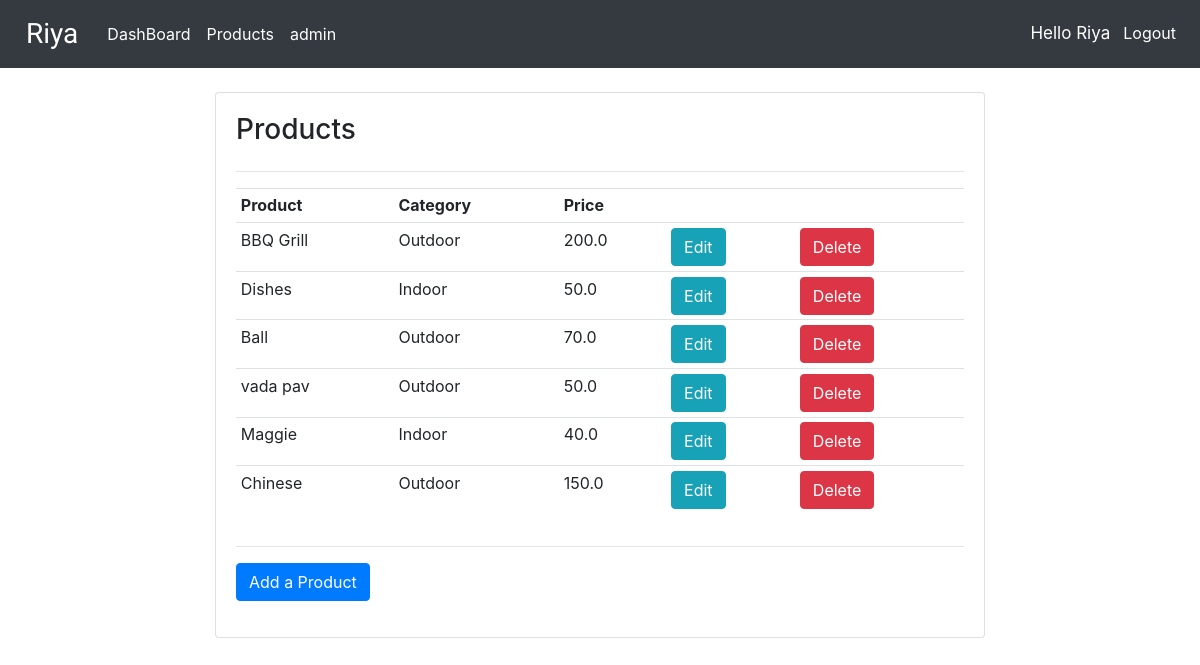
Screenshot of /products/ (signed in) with the database file from the repository.
### accounts/models.py (models this page shows, shortened)
class Product(models.Model):
    CATEGORY = (
        ('Indoor', 'Indoor'),
        ('Outdoor', 'Outdoor')
    )
    name = models.CharField(max_length=25, null=True)
    price = models.FloatField(null=True)
    category = models.CharField(max_length=25, null=True, choices=CATEGORY)
    discription = models.TextField(max_length=500, null=True, blank=True)
    date_created = models.DateTimeField(auto_now_add=True, null=True)
    tags = models.ManyToManyField(Tag)

### accounts/decorators.py (the view)
        def wrapper_func(request, *args, **kwargs):
            group = None
            if request.user.groups.exists():
                group = request.user.groups.all()[0].name
            if group in allowed_roles:
                return view_func(request, *args, **kwargs)
            else:
                return redirect('accounts:user')

### accounts/views.py (called while the page is built)
@login_required(login_url='accounts:login')
@allowed_users(allowed_roles=['admin'])
def products(request):
    products = Product.objects.all()
    context={'products':products}
    return render(request, 'accounts/products.html', context)

### accounts/templates/accounts/products.html
{% extends "accounts/base.html" %}
{% block content %}
  <br>
  <div class="row">
    <div class="col-md-2">
    </div>
    <div class="col-md-8">
      <div class="card card-body">
        <h3>Products</h3>
        <hr>
        <table class="table table-hover table-sm">
          <tr>
            <th>Product</th>
            <th>Category</th>
            <th>Price</th>
            <th></th>
            <th></th>
          </tr>
          {% for prod in products %}
            <tr>
              <td>{{ prod.name }}</td>
              <td>{{ prod.category }}</td>
              <td>{{ prod.price }}</td>
              <td><a class="btn btn-info btn-md" href="{% url 'accounts:update_product' prod.id %}">Edit</a></td>
              <td><a class="btn btn-danger btn-md" href="{% url 'accounts:delete_product' prod.id %}">Delete</a></td>
            </tr>
          {% endfor %}
        </table>
        <hr>
        <p><a class="btn btn-primary" href="{% url 'accounts:create_product' %}">Add a Product</a></p>
      </div>
    </div>
    <div class="col-md-2">
    </div>
  </div>
{% endblock %}

### accounts/templates/accounts/base.html (shortened to what this page needs)
<!DOCTYPE html>
{% load static %}
{% load bootstrap4 %}
<html lang="en" dir="ltr">
  <head>
    <link rel="stylesheet" href="{% static 'css/main.css' %}">
    <link rel="stylesheet" href="https://cdn.jsdelivr.net/npm/bootstrap@4.6.0/dist/css/bootstrap.min.css">
  </head>
  <body>
    <nav class="navbar sticky-top navbar-expand-lg navbar-dark bg-dark">
      <span class="navbar-brand mb-0 h1">Riya</span>
      <div class="collapse navbar-collapse" id="navbarNav">
        <ul class="navbar-nav">
          {% if request.user.is_staff %}
            <li class="nav-item active">
              <a class="nav-link" href="{% url 'accounts:home' %}">DashBoard</a>
            </li>
            <li class="nav-item active">
              <a class="nav-link" href="{% url 'accounts:products' %}">Products</a>
            </li>
            <li class="nav-item active">
              <a class="nav-link" href="{% url 'admin:index' %}">admin</a>
            </li>
          {% else %}
            <li class="nav-item active">
              <a class="nav-link" href="{% url 'accounts:account' %}">Settings</a>
            </li>
          {% endif %}
        </ul>
        <ul class="navbar-nav ml-auto">
          <li class="nav-item active">
            <span class="navbar-text" style="color: #fff;font-size: 17px;margin-right: 5px;">Hello {{ request.user }}</span>
          </li>
          <li class="nav-item active">
            <a class="nav-link" href="{% url 'accounts:logout' %}">Logout</a>
          </li>
        </ul>
      </div>
    </nav>
    <div class="container-fluid">
      {% block content %}
      {% endblock %}
    </div>
  </body>
</html>

### static/css/main.css (style rules this page uses)
body { background-color: #ebeff5; }

### accounts/templates/accounts/base.html (style rules this page uses)
.navbar-brand { font-family: 'Festive', cursive; font-size: 1.75em; padding-right: 5px; padding-left: 10px; }

### rows the page displays
Product: name "BBQ Grill", category "Outdoor", price "200.0"
Product: name "Dishes", category "Indoor", price "50.0"
Product: name "Ball", category "Outdoor", price "70.0"
Product: name "vada pav", category "Outdoor", price "50.0"
Product: name "Maggie", category "Indoor", price "40.0"
Product: name "Chinese", category "Outdoor", price "150.0"

### other values shown
{{ request.user }} "Riya"
